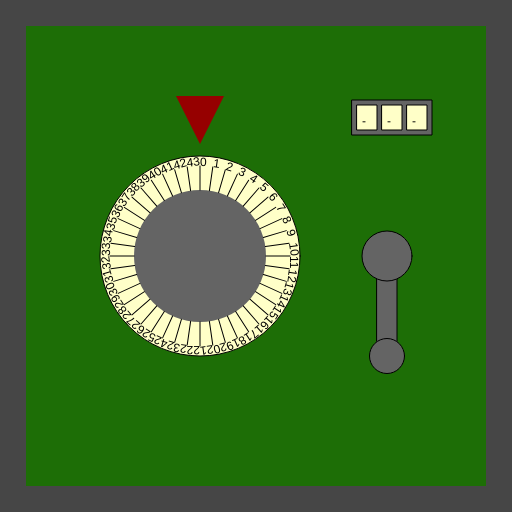
Frame 1 (no input)
Frame 60 (no input): identical to frame 1, image omitted
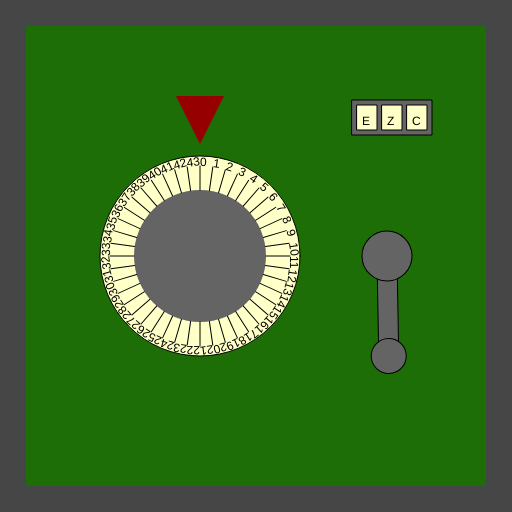
Frame 120 (the mouse pressed at the canvas centre since frame 60)

The p5.js sketch that drew these frames (run headless with seeded random() and noise() and a simulated clock; from frame 60 on, the mouse is pressed at the canvas centre):

// p5.js sketch
// ── sketch.js
/*

Officer: 1192743
CaseNum: 303-1-24737927-1192743

Case 303 - The Case of the Crooked Attorney
Stage 2 - Torvalds' House

This safe is in Torvalds’ home study. Be careful. If you get caught, I don’t know you !

Crack this safe by doing the following:

	When the mouse button is released:
	- Decrement CrypticBoxKey_a by 1

	When the mouse button is pressed:
	- Increment CrypticBoxKey_b by 1

	When the mouse button is pressed:
	- Make CrypticBoxKey_c equal to the string "EZC"

	When the mouse button is released:
	- Make CrypticBoxKey_c equal to the string "WFG"



This time you'll need to create the relevant event handlers yourself.

There are many possible ways of investigating this case, but you
should use ONLY the following commands:

	- The assignment operator aka. the equals sign !
	- Incrementing +=
	- Decrementing -=

*/

//declare the variables

var CrypticBoxKey_a;
var CrypticBoxKey_b;
var CrypticBoxKey_c;


function preload() {
	//IMAGES WILL BE LOADED HERE

}

function setup() {
	createCanvas(512, 512);

	//initialise the variables
	CrypticBoxKey_a = 0;
	CrypticBoxKey_b = 0;
	CrypticBoxKey_c = "";

}

///////////////////EVENT HANDLERS///////////////////

/*
	When the mouse button is released:
	- Decrement CrypticBoxKey_a by 1

	When the mouse button is pressed:
	- Increment CrypticBoxKey_b by 1

	When the mouse button is pressed:
	- Make CrypticBoxKey_c equal to the string "EZC"

	When the mouse button is released:
	- Make CrypticBoxKey_c equal to the string "WFG"
*/
//Create event handlers here to open the safe ...
function mouseReleased() {
	console.log("mouseReleased", mouseX, mouseY);

	CrypticBoxKey_a -= 1;
	CrypticBoxKey_c = "WFG";
}

function mousePressed() {
	console.log("mouseReleased", mouseX, mouseY);

	CrypticBoxKey_b += 1;
	CrypticBoxKey_c = "EZC";
}

///////////////DO NOT CHANGE CODE BELOW THIS POINT///////////////////

function draw() {

	//Draw the safe door
	background(70);
	noStroke();
	fill(29, 110, 6);
	rect(26, 26, width - 52, width - 52);

	//Draw the combination dial
	push();
	translate(200, height / 2);
	drawDial(200, CrypticBoxKey_a, 44);
	pop();

	//Draw the lever
	push();
	translate(width - 125, 256);
	drawLever(CrypticBoxKey_b);
	pop();

	//Draw the spinner
	push();
	translate(width - 120, 100);
	drawSpinner(3, CrypticBoxKey_c);
	pop();

}

function drawDial(diameter, num, maxNum) {
	//the combination lock

	var r = diameter * 0.5;
	var p = r * 0.6;

	stroke(0);
	fill(255, 255, 200);
	ellipse(0, 0, diameter, diameter);
	fill(100);
	noStroke();
	ellipse(0, 0, diameter * 0.66, diameter * 0.66);
	fill(150, 0, 0);
	triangle(
		-p * 0.4, -r - p,
		p * 0.4, -r - p,
		0, -r - p / 5
	);

	noStroke();

	push();
	var inc = 360 / maxNum;

	rotate(radians(-num * inc));
	for (var i = 0; i < maxNum; i++) {
		push();
		rotate(radians(i * inc));
		stroke(0);
		line(0, -r * 0.66, 0, -(r - 10));
		noStroke();
		fill(0);
		text(i, 0, -(r - 10));
		pop();
	}

	pop();
}

function drawLever(rot) {
	push();
	rotate(radians(-rot))
	stroke(0);
	fill(100);
	rect(-10, 0, 20, 100);
	ellipse(0, 0, 50, 50);
	ellipse(0, 100, 35, 35);
	pop();
}

function drawSpinner(numSpinners, val) {
	var sw = 20;
	var ow = (sw + 5) * numSpinners + 5;
	stroke(0);
	fill(100);
	rect(-ow / 2, 0, ow, 35);
	if (typeof (val) == "number") {
		val = floor(val).toString(); //convert to string
	}


	for (var d = numSpinners - val.length; d > 0; d--) {
		val = "-" + val;
	}

	for (var i = 0; i < numSpinners; i++) {
		stroke(0);
		fill(255, 255, 200);
		rect(-ow / 2 + i * (sw + 5) + 5, 5, 20, 25);
		fill(0);
		noStroke();
		text(val[i], -ow / 2 + sw / 2 + i * (sw + 5), 25);
	}

}
